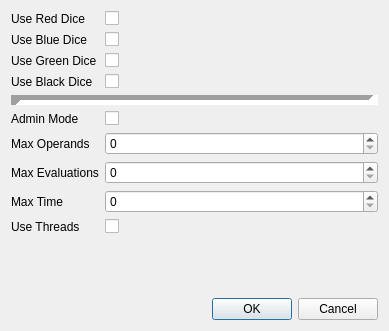
<?xml version="1.0" encoding="UTF-8"?>
<ui version="4.0">
 <class>SettingsDialog</class>
 <widget class="QDialog" name="SettingsDialog">
  <property name="geometry">
   <rect>
    <x>0</x>
    <y>0</y>
    <width>389</width>
    <height>331</height>
   </rect>
  </property>
  <property name="windowTitle">
   <string>Dialog</string>
  </property>
  <layout class="QFormLayout" name="formLayout">
   <item row="0" column="0">
    <widget class="QLabel" name="label_4">
     <property name="text">
      <string>Use Red Dice</string>
     </property>
    </widget>
   </item>
   <item row="0" column="1">
    <widget class="QCheckBox" name="chkUseRedDice">
     <property name="text">
      <string/>
     </property>
     <attribute name="buttonGroup">
      <string notr="true">btngrpUseDice</string>
     </attribute>
    </widget>
   </item>
   <item row="1" column="0">
    <widget class="QLabel" name="label_5">
     <property name="text">
      <string>Use Blue Dice</string>
     </property>
    </widget>
   </item>
   <item row="2" column="0">
    <widget class="QLabel" name="label_6">
     <property name="text">
      <string>Use Green Dice</string>
     </property>
    </widget>
   </item>
   <item row="3" column="0">
    <widget class="QLabel" name="label_7">
     <property name="text">
      <string>Use Black Dice</string>
     </property>
    </widget>
   </item>
   <item row="4" column="0" colspan="2">
    <widget class="Line" name="line">
     <property name="minimumSize">
      <size>
       <width>0</width>
       <height>10</height>
      </size>
     </property>
     <property name="lineWidth">
      <number>10</number>
     </property>
     <property name="orientation">
      <enum>Qt::Orientation::Horizontal</enum>
     </property>
    </widget>
   </item>
   <item row="5" column="0">
    <widget class="QLabel" name="label">
     <property name="text">
      <string>Admin Mode</string>
     </property>
    </widget>
   </item>
   <item row="5" column="1">
    <widget class="QCheckBox" name="chkAdminMode">
     <property name="text">
      <string/>
     </property>
    </widget>
   </item>
   <item row="6" column="0">
    <widget class="QLabel" name="label_2">
     <property name="text">
      <string>Max Operands</string>
     </property>
    </widget>
   </item>
   <item row="6" column="1">
    <widget class="QSpinBox" name="spnMaxOperands"/>
   </item>
   <item row="7" column="0">
    <widget class="QLabel" name="label_3">
     <property name="text">
      <string>Max Evaluations</string>
     </property>
    </widget>
   </item>
   <item row="7" column="1">
    <widget class="QSpinBox" name="spnMaxEvaluations">
     <property name="maximum">
      <number>1000000000</number>
     </property>
     <property name="singleStep">
      <number>1000000</number>
     </property>
    </widget>
   </item>
   <item row="10" column="0">
    <spacer name="verticalSpacer">
     <property name="orientation">
      <enum>Qt::Orientation::Vertical</enum>
     </property>
     <property name="sizeHint" stdset="0">
      <size>
       <width>20</width>
       <height>40</height>
      </size>
     </property>
    </spacer>
   </item>
   <item row="11" column="0" colspan="2">
    <widget class="QDialogButtonBox" name="buttonBox">
     <property name="orientation">
      <enum>Qt::Orientation::Horizontal</enum>
     </property>
     <property name="standardButtons">
      <set>QDialogButtonBox::StandardButton::Cancel|QDialogButtonBox::StandardButton::Ok</set>
     </property>
    </widget>
   </item>
   <item row="1" column="1">
    <widget class="QCheckBox" name="chkUseBlueDice">
     <property name="text">
      <string/>
     </property>
     <attribute name="buttonGroup">
      <string notr="true">btngrpUseDice</string>
     </attribute>
    </widget>
   </item>
   <item row="2" column="1">
    <widget class="QCheckBox" name="chkUseGreenDice">
     <property name="text">
      <string/>
     </property>
     <attribute name="buttonGroup">
      <string notr="true">btngrpUseDice</string>
     </attribute>
    </widget>
   </item>
   <item row="3" column="1">
    <widget class="QCheckBox" name="chkUseBlackDice">
     <property name="text">
      <string/>
     </property>
     <attribute name="buttonGroup">
      <string notr="true">btngrpUseDice</string>
     </attribute>
    </widget>
   </item>
   <item row="8" column="0">
    <widget class="QLabel" name="label_8">
     <property name="text">
      <string>Max Time</string>
     </property>
    </widget>
   </item>
   <item row="8" column="1">
    <widget class="QSpinBox" name="spnMaxTime"/>
   </item>
   <item row="9" column="0">
    <widget class="QLabel" name="label_9">
     <property name="text">
      <string>Use Threads</string>
     </property>
    </widget>
   </item>
   <item row="9" column="1">
    <widget class="QCheckBox" name="chkUseThreads">
     <property name="text">
      <string/>
     </property>
    </widget>
   </item>
  </layout>
 </widget>
 <resources/>
 <connections>
  <connection>
   <sender>buttonBox</sender>
   <signal>accepted()</signal>
   <receiver>SettingsDialog</receiver>
   <slot>accept()</slot>
   <hints>
    <hint type="sourcelabel">
     <x>248</x>
     <y>254</y>
    </hint>
    <hint type="destinationlabel">
     <x>157</x>
     <y>274</y>
    </hint>
   </hints>
  </connection>
  <connection>
   <sender>buttonBox</sender>
   <signal>rejected()</signal>
   <receiver>SettingsDialog</receiver>
   <slot>reject()</slot>
   <hints>
    <hint type="sourcelabel">
     <x>316</x>
     <y>260</y>
    </hint>
    <hint type="destinationlabel">
     <x>286</x>
     <y>274</y>
    </hint>
   </hints>
  </connection>
 </connections>
 <buttongroups>
  <buttongroup name="btngrpUseDice">
   <property name="exclusive">
    <bool>false</bool>
   </property>
  </buttongroup>
 </buttongroups>
</ui>
